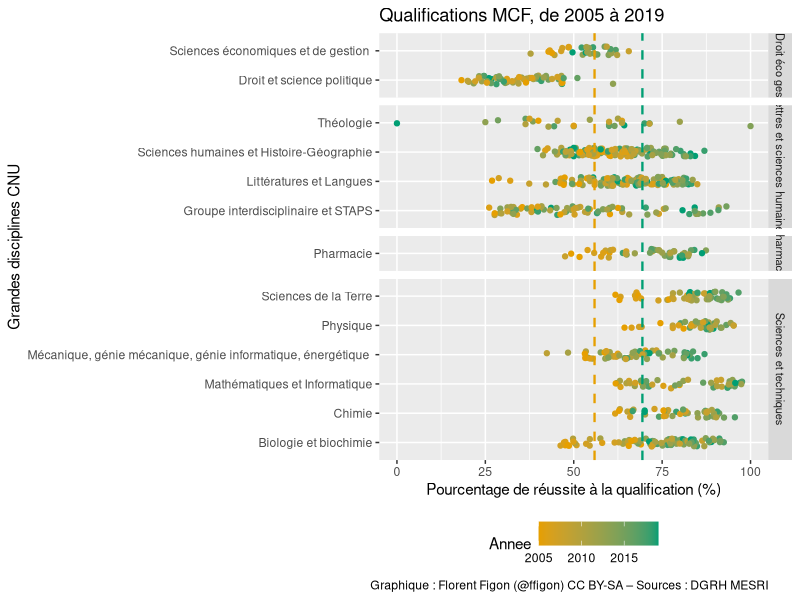
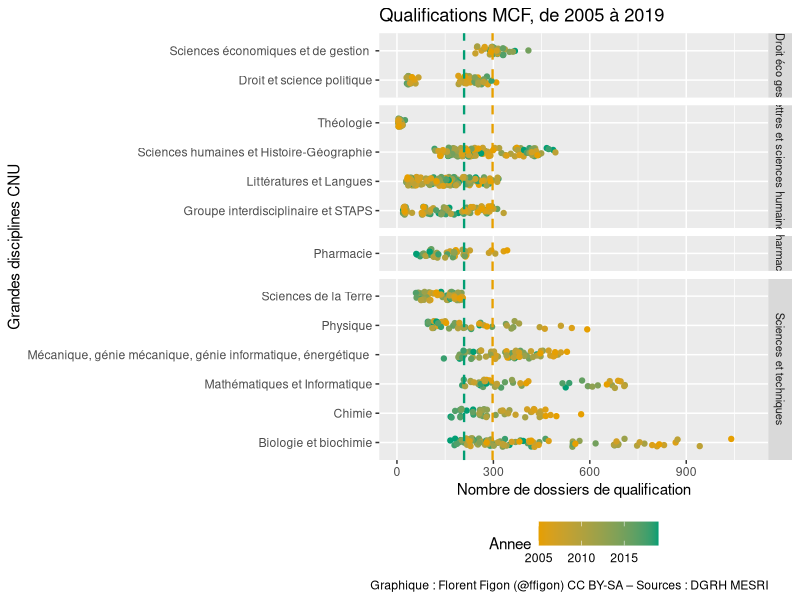
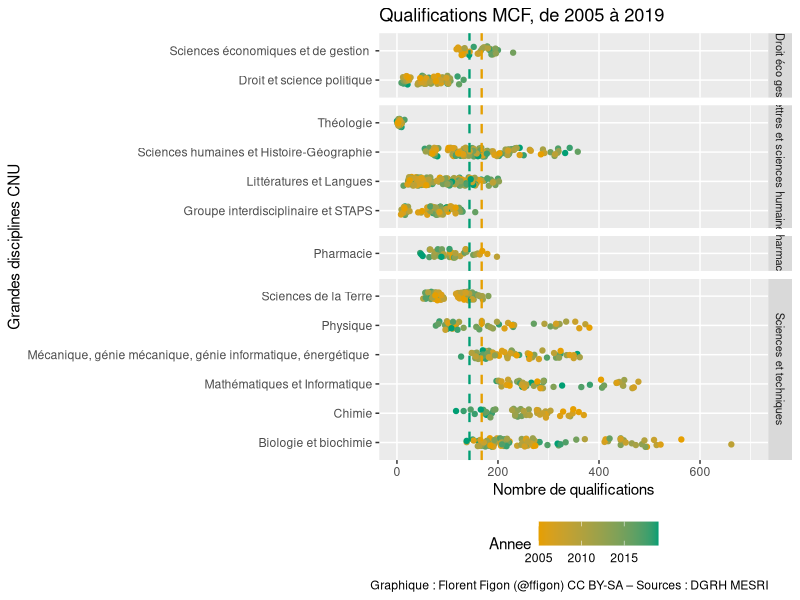
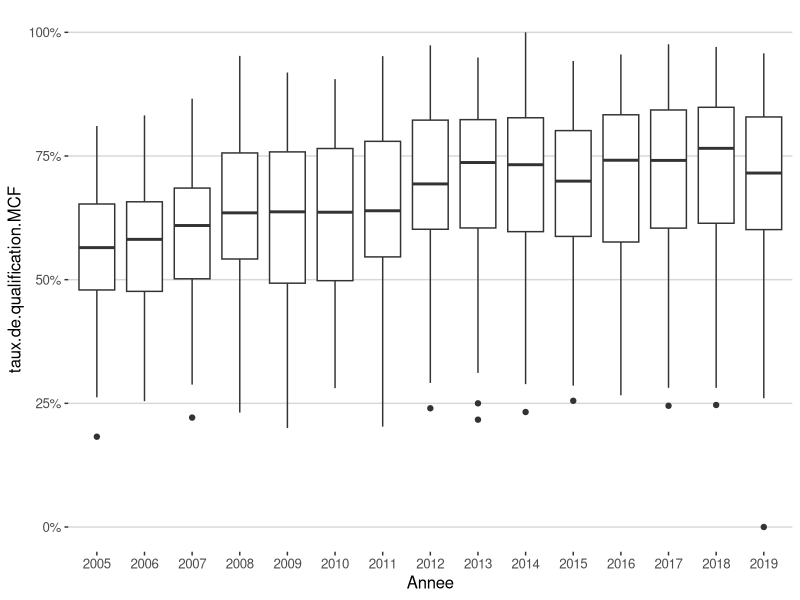
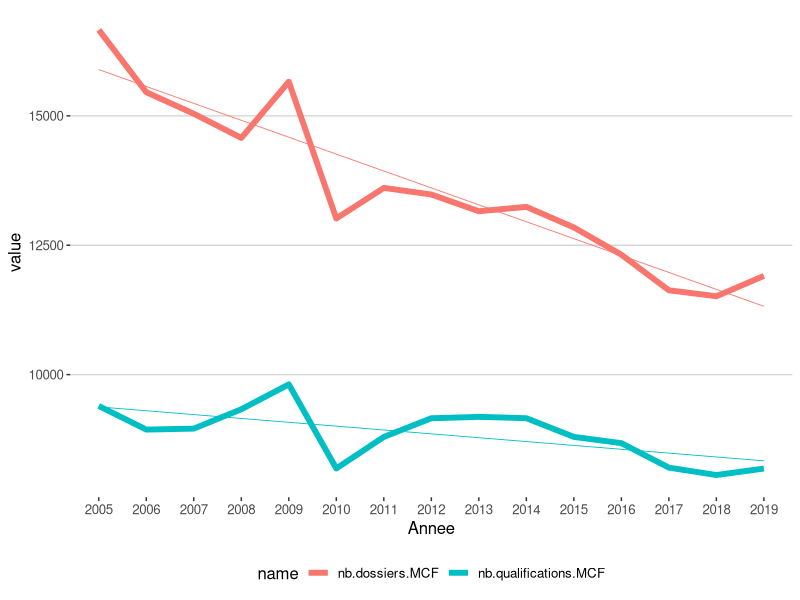
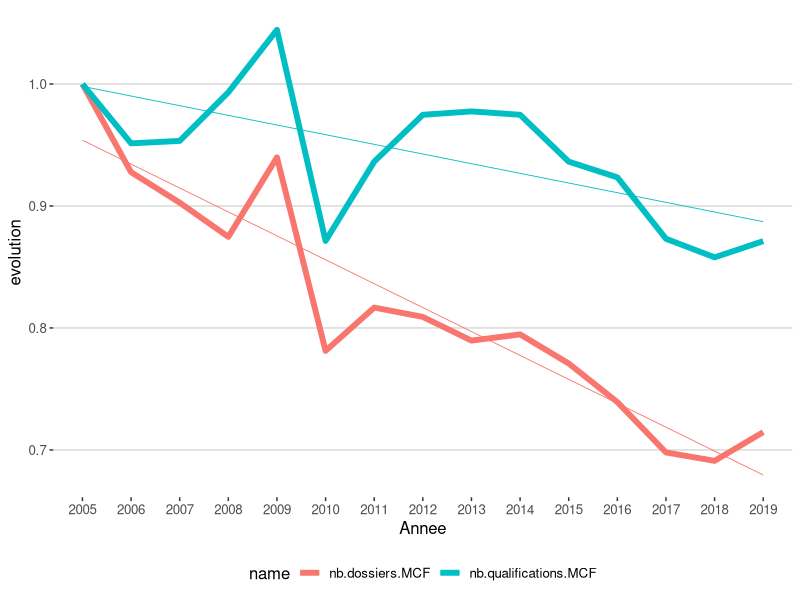
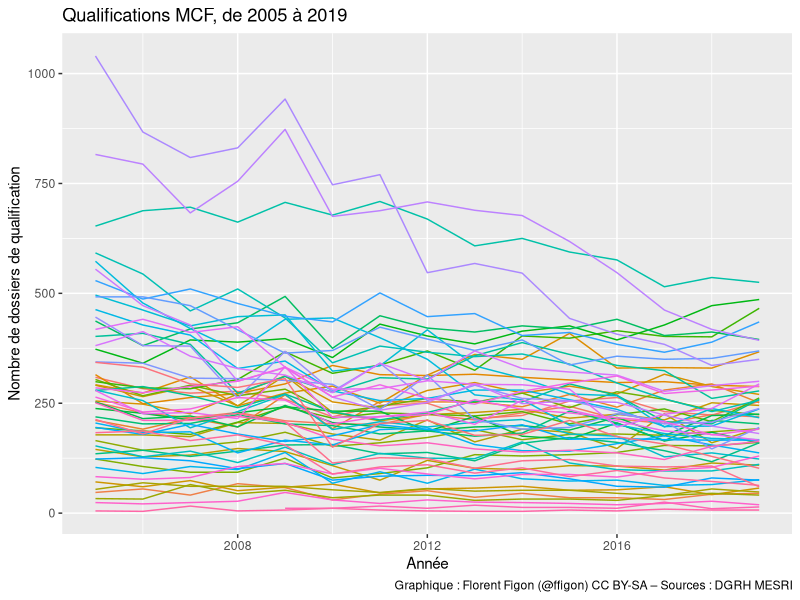
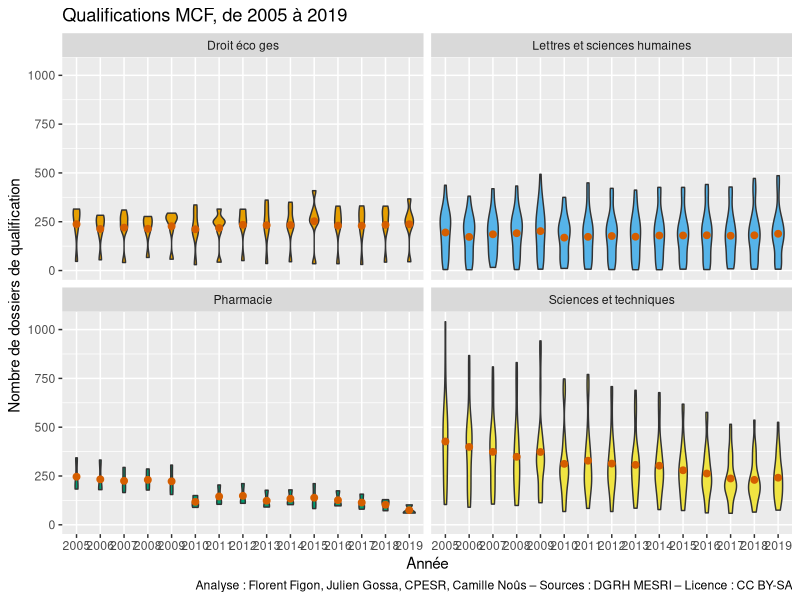

These figures' R source, in order:
## ---- chunk 1
knitr::opts_chunk$set(echo = FALSE)

library(tidyverse)
library(ggthemes)
library(ggbeeswarm)
library("gridExtra")
data_CNU = read.table("DB_CNU_QualificationRecrutements_20201123.csv", h=T, sep=";")
## ---- chunk 2
colnames(data_CNU)
## ---- chunk 3
tapply(data_CNU$QualificationQualifies.MCF/data_CNU$QualificationDossiers.MCF, data_CNU$Annee, mean, na.rm=T)
## ---- chunk 4
ggplot(data_CNU, aes(x = (QualificationQualifies.MCF/QualificationDossiers.MCF)*100, y = GroupeCNU, color=Annee)) +
  geom_jitter(width = 0, height = 0.15) +
  geom_vline(xintercept=55.88368, linetype="dashed", color = "#E69F00", size=0.8) + 
  geom_vline(xintercept=69.41814, linetype="dashed", color = "#009E73", size=0.8) +
  xlim(0,100) +
  theme(legend.position="bottom") +
  facet_grid(GrandeDisciplineCNU~., scales="free", space="free") +
  theme(strip.text.y = element_text(size = 8)) +
  scale_color_gradient(low="#E69F00", high="#009E73") +
  labs(title="Qualifications MCF, de 2005 à 2019", y ="Grandes disciplines CNU", x = "Pourcentage de réussite à la qualification (%)") +
  labs(caption = "Graphique : Florent Figon (@ffigon) CC BY-SA – Sources : DGRH MESRI")
## ---- chunk 5
tapply(data_CNU$QualificationDossiers.MCF, data_CNU$Annee, mean, na.rm=T)
## ---- chunk 6
ggplot(data_CNU, aes(x = QualificationDossiers.MCF, y = GroupeCNU, color=Annee)) +
  geom_jitter(width = 0, height = 0.15) +
  geom_vline(xintercept=297.5357, linetype="dashed", color = "#E69F00", size=0.8) + 
  geom_vline(xintercept=208.8947, linetype="dashed", color = "#009E73", size=0.8) +
  xlim(0,1100) +
  theme(legend.position="bottom") +
  facet_grid(GrandeDisciplineCNU~., scales="free", space="free") +
  theme(strip.text.y = element_text(size = 8)) +
  scale_color_gradient(low="#E69F00", high="#009E73") +
  labs(title="Qualifications MCF, de 2005 à 2019", y ="Grandes disciplines CNU", x = "Nombre de dossiers de qualification") +
  labs(caption = "Graphique : Florent Figon (@ffigon) CC BY-SA – Sources : DGRH MESRI")
## ---- chunk 7
tapply(data_CNU$QualificationQualifies.MCF, data_CNU$Annee, mean, na.rm=T)
## ---- chunk 8
ggplot(data_CNU, aes(x = QualificationQualifies.MCF, y = GroupeCNU, color=Annee)) +
  geom_jitter(width = 0, height = 0.15) +
  geom_vline(xintercept=167.7500, linetype="dashed", color = "#E69F00", size=0.8) + 
  geom_vline(xintercept=143.5789, linetype="dashed", color = "#009E73", size=0.8) +
  xlim(0,700) +
  theme(legend.position="bottom") +
  facet_grid(GrandeDisciplineCNU~., scales="free", space="free") +
  theme(strip.text.y = element_text(size = 8)) +
  scale_color_gradient(low="#E69F00", high="#009E73") +
  labs(title="Qualifications MCF, de 2005 à 2019", y ="Grandes disciplines CNU", x = "Nombre de qualifications") +
  labs(caption = "Graphique : Florent Figon (@ffigon) CC BY-SA – Sources : DGRH MESRI")
## ---- chunk 9
cnu <- data_CNU %>%
  mutate(
    Annee = as.factor(Annee),
    taux.de.qualification.MCF = QualificationQualifies.MCF / QualificationDossiers.MCF)
## ---- chunk 10
cnu %>%
  ggplot(aes(x=Annee, y=taux.de.qualification.MCF)) +
    geom_boxplot() +
    scale_y_continuous(labels=scales::percent) +
  theme_hc()
## ---- chunk 11
cnu.sum <- cnu %>%
  group_by(Annee) %>%
  summarise(
    nb.dossiers.MCF = sum(QualificationDossiers.MCF, na.rm = TRUE),
    nb.qualifications.MCF = sum(QualificationQualifies.MCF, na.rm = TRUE)
  ) %>%
  pivot_longer(-Annee) %>%
  group_by(name) %>%
  mutate(evolution = value / first(value)) %>%
  ungroup()

ggplot(cnu.sum, aes(x=Annee, y=value, color=name, group=name)) +
  geom_line(size=2) +
  geom_smooth(method="lm", se=FALSE, size=0.3) +
  theme_hc()
## ---- chunk 12
  ggplot(cnu.sum, aes(x=Annee, y=evolution, color=name, group=name)) +
    geom_line(size=2) +
    geom_smooth(method="lm", se=FALSE, size=0.3) +
    theme_hc()
## ---- chunk 13
annee1 = head(cnu.sum$Annee, 1)
annee2 = tail(cnu.sum$Annee, 1)
dossiers1 = subset(cnu.sum,name=="nb.dossiers.MCF",value) %>% head(1)
dossiers2 = subset(cnu.sum,name=="nb.dossiers.MCF",value) %>% tail(1)
ddossiers = scales::percent((subset(cnu.sum,name=="nb.dossiers.MCF",evolution) %>% tail(1)-1)[[1]])
qualifs1 = subset(cnu.sum,name=="nb.qualifications.MCF",value) %>% head(1)
qualifs2 = subset(cnu.sum,name=="nb.qualifications.MCF",value) %>% tail(1)
dqualifs = scales::percent((subset(cnu.sum,name=="nb.qualifications.MCF",evolution) %>% tail(1)-1)[[1]])
## ---- chunk 14
ggplot(data_CNU, aes(x=Annee, y=QualificationDossiers.MCF, group=SectionCNU, color=SectionCNU)) +
  geom_line() +
  theme(legend.position="none") +
  labs(title="Qualifications MCF, de 2005 à 2019", x ="Année", y = "Nombre de dossiers de qualification") +
  labs(caption = "Graphique : Florent Figon (@ffigon) CC BY-SA – Sources : DGRH MESRI")
## ---- chunk 15
ggplot(data_CNU, aes(x=as.factor(Annee), y=QualificationDossiers.MCF, group=Annee, fill=GrandeDisciplineCNU)) +
    scale_fill_manual(values=c("#E69F00", "#56B4E9", "#009E73", "#F0E442")) +
    geom_violin(width=0.5) +
    stat_summary(fun = mean, geom="point", color="#D55E00", size=2) +
    theme(legend.position="none") +
    facet_wrap(.~GrandeDisciplineCNU) +
    labs(title="Qualifications MCF, de 2005 à 2019", x ="Année", y = "Nombre de dossiers de qualification") +
    labs(caption = "Analyse : Florent Figon, Julien Gossa, CPESR, Camille Noûs – Sources : DGRH MESRI – Licence : CC BY-SA")
## ---- chunk 16
cnu.parSection <- cnu %>% group_by(SectionCNU) %>% arrange(Annee, SectionCNU.ID) %>% mutate(debut = first(QualificationDossiers.MCF)) %>% mutate(evolution = QualificationDossiers.MCF/debut) %>% ungroup()

ggplot(cnu.parSection, aes(x=Annee, y=evolution, group=SectionCNU, color=SectionCNU)) +
  geom_line() +
  theme(legend.position="none") +
  facet_wrap(.~GrandeDisciplineCNU, scale="free") +
  labs(title="Qualifications MCF, de 2005 à 2019", x ="Année", y = "Nombre relatif (vs 2005 par section) de dossiers de qualification") +
  labs(caption = "Graphique : Florent Figon (@ffigon) CC BY-SA – Sources : DGRH MESRI")
## ---- chunk 17
ggplot(cnu.parSection, aes(x=Annee, y=evolution, group=SectionCNU, color=SectionCNU)) +
  geom_smooth(method="lm", se=F, size=0.3) +
  theme(legend.position="none") +
  facet_wrap(.~GrandeDisciplineCNU, scale="free") +
  labs(title="Qualifications MCF, de 2005 à 2019", x ="Année", y = "Régression linéaire du nombre relatif (vs 2005 par section) de dossiers de qualification") +
  labs(caption = "Graphique : Florent Figon (@ffigon) CC BY-SA – Sources : DGRH MESRI")
## ---- chunk 18
ggplot(cnu.parSection, aes(x=Annee, y=evolution, group=Annee)) +
    geom_boxplot() +
    theme(legend.position="none") +
    facet_wrap(.~GrandeDisciplineCNU) +
    labs(title="Qualifications MCF, de 2005 à 2019", x ="Année", y = "Nombre relatif (vs 2005 par section) de dossiers de qualification") +
    labs(caption = "Graphique : Florent Figon (@ffigon) CC BY-SA – Sources : DGRH MESRI") +
    theme_hc()
## ---- chunk 19
ggplot(cnu.parSection, aes(x=Annee, y=evolution, group=Annee)) +
    geom_hline(yintercept = 1.0) +
    geom_boxplot() +
    theme(legend.position="none") +
    facet_wrap(.~GrandeDisciplineCNU) +
    coord_cartesian(ylim=c(0,2)) +
    labs(title="Qualifications MCF, de 2005 à 2019", x ="Année", y = "Nombre relatif (vs 2005 par section) de dossiers de qualification") +
    labs(caption = "Graphique : Florent Figon (@ffigon) CC BY-SA – Sources : DGRH MESRI") +
  theme_hc()
## ---- chunk 20
ggplot(cnu.parSection, aes(x=Annee, y=evolution, group=Annee, fill=GrandeDisciplineCNU)) +
    geom_hline(yintercept = 1.0) +
    geom_violin() +
    theme(legend.position="none") +
    facet_wrap(.~GrandeDisciplineCNU) +
    coord_cartesian(ylim=c(0,2)) +
    labs(title="Qualifications MCF, de 2005 à 2019", x ="Année", y = "Nombre relatif (vs 2005 par section) de dossiers de qualification") +
    labs(caption = "Graphique : Florent Figon (@ffigon) CC BY-SA – Sources : DGRH MESRI") +
  theme_hc()
## ---- chunk 21
ggplot(cnu.parSection, aes(x=Annee, y=evolution, group=Annee, fill=GrandeDisciplineCNU)) +
    scale_fill_manual(values=c("#E69F00", "#56B4E9", "#009E73", "#F0E442")) +
    geom_hline(yintercept = 1.0, linetype="dashed") +
    geom_violin(width=1) +
    stat_summary(fun = mean, geom="point", color="#D55E00", size=2) +
    theme(legend.position="none") +
    facet_wrap(.~GrandeDisciplineCNU) +
    coord_cartesian(ylim=c(0,1.5)) +
    labs(title="Qualifications MCF, de 2005 à 2019", x ="Année", y = "Nombre relatif de dossiers de qualification par rapport à l'année 2005 de chaque section") +
    labs(caption = "Analyse : Florent Figon, Julien Gossa, CPESR, Camille Noûs – Sources : DGRH MESRI – Licence : CC BY-SA")
